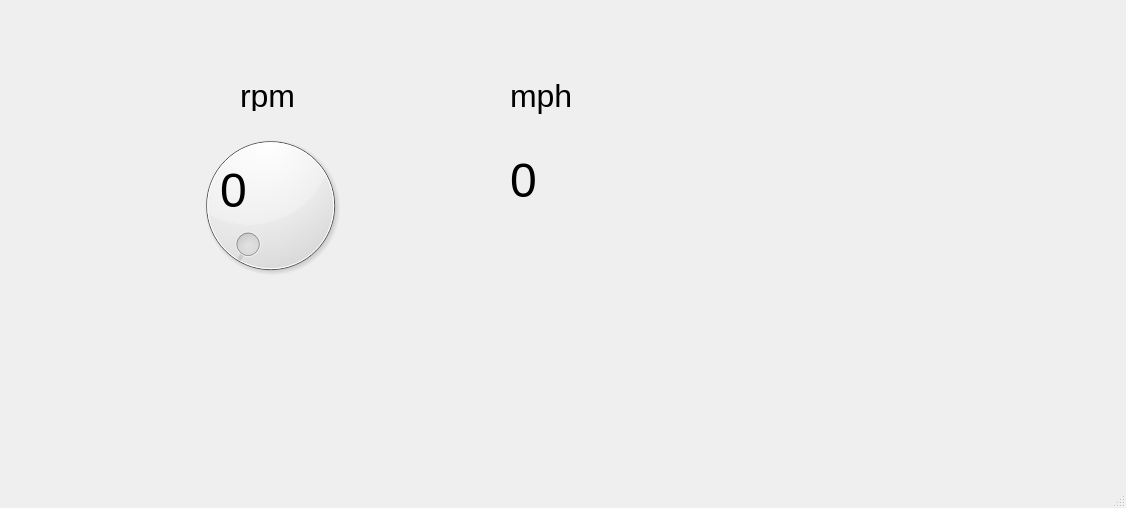
<?xml version="1.0" encoding="UTF-8"?>
<ui version="4.0">
 <class>MainWindow</class>
 <widget class="QMainWindow" name="MainWindow">
  <property name="geometry">
   <rect>
    <x>0</x>
    <y>0</y>
    <width>1126</width>
    <height>508</height>
   </rect>
  </property>
  <property name="windowTitle">
   <string>MainWindow</string>
  </property>
  <widget class="QWidget" name="centralwidget">
   <widget class="QLabel" name="mph_label">
    <property name="geometry">
     <rect>
      <x>510</x>
      <y>70</y>
      <width>71</width>
      <height>51</height>
     </rect>
    </property>
    <property name="font">
     <font>
      <pointsize>24</pointsize>
     </font>
    </property>
    <property name="text">
     <string>mph</string>
    </property>
   </widget>
   <widget class="QLabel" name="mph">
    <property name="geometry">
     <rect>
      <x>510</x>
      <y>120</y>
      <width>101</width>
      <height>121</height>
     </rect>
    </property>
    <property name="font">
     <font>
      <pointsize>36</pointsize>
     </font>
    </property>
    <property name="text">
     <string>0</string>
    </property>
   </widget>
   <widget class="QDial" name="rpm_dial">
    <property name="geometry">
     <rect>
      <x>190</x>
      <y>120</y>
      <width>161</width>
      <height>171</height>
     </rect>
    </property>
    <property name="maximum">
     <number>8000</number>
    </property>
   </widget>
   <widget class="QLabel" name="rpm_label">
    <property name="geometry">
     <rect>
      <x>240</x>
      <y>80</y>
      <width>71</width>
      <height>31</height>
     </rect>
    </property>
    <property name="font">
     <font>
      <pointsize>24</pointsize>
     </font>
    </property>
    <property name="text">
     <string>rpm</string>
    </property>
   </widget>
   <widget class="QLabel" name="rpm">
    <property name="geometry">
     <rect>
      <x>220</x>
      <y>170</y>
      <width>111</width>
      <height>41</height>
     </rect>
    </property>
    <property name="font">
     <font>
      <pointsize>36</pointsize>
     </font>
    </property>
    <property name="text">
     <string>0</string>
    </property>
   </widget>
  </widget>
  <widget class="QMenuBar" name="menubar">
   <property name="geometry">
    <rect>
     <x>0</x>
     <y>0</y>
     <width>1126</width>
     <height>21</height>
    </rect>
   </property>
  </widget>
  <widget class="QStatusBar" name="statusbar"/>
 </widget>
 <resources/>
 <connections/>
</ui>
